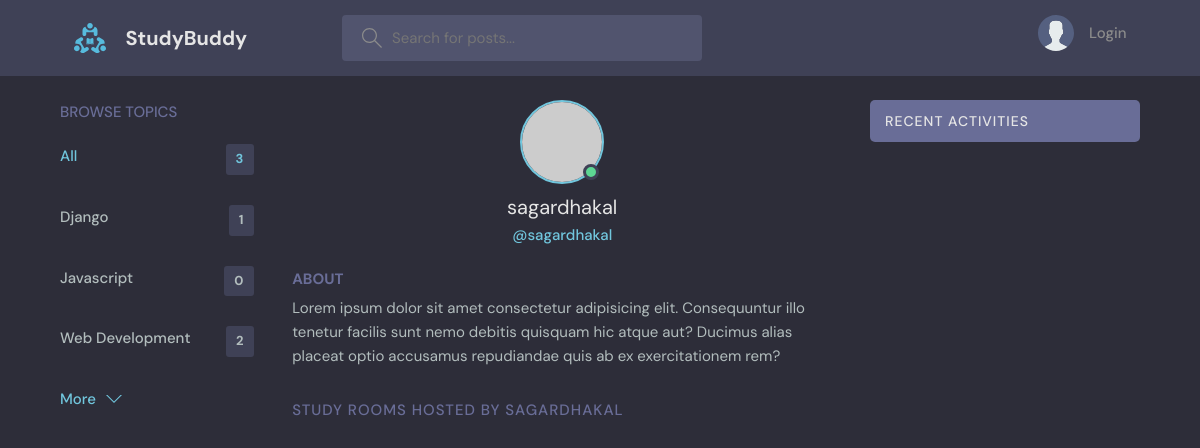
Page /userProfile/3 on the earlier database version.
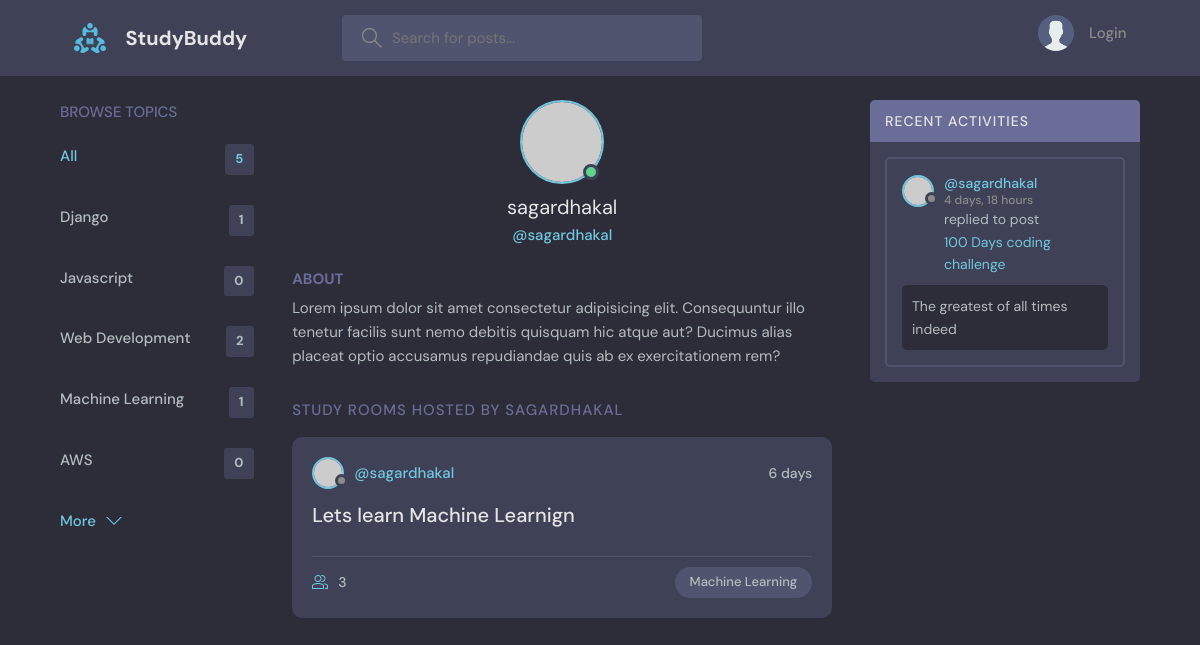
Same page on the later database version.
### base/models.py (models this page shows, shortened)
class Topic(models.Model):
    name = models.CharField(max_length= 200)

class Room(models.Model):
    host = models.ForeignKey(User , on_delete= models.SET_NULL , null= True)
    topic = models.ForeignKey(Topic , on_delete= models.SET_NULL , null= True)
    name = models.CharField(max_length=200)
    description = models.TextField(null= True , blank= True)
    participants = models.ManyToManyField(User , related_name='participants' , blank= True)
    updated = models.DateTimeField(auto_now= True)
    created = models.DateTimeField(auto_now_add= True)
    class Meta:
        ordering = ['-updated' , '-created']
    def __str__(self):
        return self.name

class Message(models.Model):
    user = models.ForeignKey(User , on_delete= models.CASCADE)
    room = models.ForeignKey(Room, on_delete=models.CASCADE)
    body = models.TextField()
    updated = models.DateTimeField(auto_now= True)
    created = models.DateTimeField(auto_now_add= True)

### base/views.py (the view)
# urls.py: path('userProfile/<str:pk>' , views.userProfile , name= 'userProfile'),
def userProfile(request , pk):
    user = User.objects.get(id = pk)
    rooms = user.room_set.all()
    activityMessage = user.message_set.all()
    topics= Topic.objects.all()
    context= {'user' : user , 'rooms' : rooms , 'activityMessage' : activityMessage , 'topics':topics}
    return render(request, 'base/profile.html' , context)

### base/templates/base/profile.html (shortened to what this page needs)
{% extends 'main.html' %}
{% block content %}
  <main class="profile-page layout layout--3">
    <div class="container">
      {% include 'base/topic-component.html' %}
      <div class="roomList">
        <div class="profile">
          <div class="profile__avatar">
            <div class="avatar avatar--large active">
              <img src="https://randomuser.me/api/portraits/men/11.jpg" />
            </div>
          </div>
          <div class="profile__info">
            <h3>{{user.username}}</h3>
            <p>@{{user.username}}</p>
          </div>
          <div class="profile__about">
            <h3>About</h3>
            <p>
              Lorem ipsum dolor sit amet consectetur adipisicing elit. Consequuntur illo tenetur
              facilis sunt nemo debitis quisquam hic atque aut? Ducimus alias placeat optio
              accusamus repudiandae quis ab ex exercitationem rem?
            </p>
          </div>
        </div>
        <div class="roomList__header">
          <div>
            <h2>Study Rooms Hosted by {{user.username}}</a>
            </h2>
          </div>
        </div>
        {% include 'base/feed-component.html' %}
      </div>
      <div class="activities">
        <div class="activities__header">
          <h2>Recent Activities</h2>
        </div>
        {% include 'base/activity-component.html' %}
      </div>
    </div>
  </main>
  {% endblock content %}

### templates/main.html (shortened to what this page needs)
<!DOCTYPE html>
{% load static %}
<html lang="en">
  <head>
    <link rel="stylesheet" href="{% static 'styles/style.css'%}" />
  </head>
  <body>
    {% include 'navbar.html' %}  {% block content %} {% endblock %}
  </body>
</html>

### templates/navbar.html (shortened to what this page needs)
{% load static %}
<header class="header header--loggedIn">
  <div class="container">
    <a href="{ % url 'home' %}" class="header__logo">
      <img src="{% static 'images/logo.svg' %}" />
      <h1>StudyBuddy</h1>
    </a>
    <form class="header__search" method="GET" action="{% url 'home' %}">
      <label>
        <input name="q" placeholder="Search for posts..." />
      </label>
    </form>
    <nav class="header__menu">
      {% if request.user.is_authenticated %}
      <div class="header__user">
        <a href="profile.html">
          <div class="avatar avatar--medium active">
            <img src="{% static 'images/avatar.svg' %}" />
          </div>
          <p>
            {{request.user.username}} <span>{{request.user.username}}</span>
          </p>
        </a>
        <button class="dropdown-button">
          <svg
            version="1.1"
            xmlns="http://www.w3.org/2000/svg"
            width="32"
            height="32"
            viewBox="0 0 32 32"
          >
            <title>chevron-down</title>
            <path d="M16 21l-13-13h-3l16 16 16-16h-3l-13 13z"></path>
          </svg>
        </button>
      </div>
      {% else %}
      <a href="{% url 'loginPage' %}">
        <img src="{% static 'images/avatar.svg' %}" />
        <p>Login</p>
      </a>
      {% endif %}
    </nav>
  </div>
</header>

### base/templates/base/topic-component.html
<div class="topics">
  <div class="topics__header">
    <h2>Browse Topics</h2>
  </div>
  <ul class="topics__list">
    <li>
      <a href="{% url 'home' %}" class="active"
        >All <span>{{topics.count}}</span></a
      >
    </li>
    {% for topic in topics %}
    <li>
      <a href="{% url 'home'%}?q={{topic.name}}"
        >{{topic.name}} <span>{{topic.room_set.all.count}}</span></a
      >
    </li>
    {% endfor %}
  </ul>
  <a class="btn btn--link" href="topics.html">
    More
    <svg
      version="1.1"
      xmlns="http://www.w3.org/2000/svg"
      width="32"
      height="32"
      viewBox="0 0 32 32"
    >
      <title>chevron-down</title>
      <path d="M16 21l-13-13h-3l16 16 16-16h-3l-13 13z"></path>
    </svg>
  </a>
</div>

### base/templates/base/feed-component.html (shortened to what this page needs)
{% for room in rooms %}
<div class="roomListRoom">
  <div class="roomListRoom__header">
    <a href="{% url 'userProfile' room.host.id %}" class="roomListRoom__author">
      <div class="avatar avatar--small">
        <img src="https://randomuser.me/api/portraits/women/11.jpg" />
      </div>
      <span>@{{room.host.username }}</span>
    </a>
    <div class="roomListRoom__actions">
      <span>{{room.created|timesince}}</span>
    </div>
  </div>
  <div class="roomListRoom__content">
    <a href="{% url 'room' room.id %}">{{room.name}}</a>
  </div>
  <div class="roomListRoom__meta">
    <a href="{% url 'room' room.id %}" class="roomListRoom__joined">
      {{room.participants.all.count}}
    </a>
    <p class="roomListRoom__topic">{{room.topic.name}}</p>
  </div>
</div>
{% endfor %}

### base/templates/base/activity-component.html (shortened to what this page needs)
{% for activity_message in activityMessage %}
<div class="activities__box">
  <div class="activities__boxHeader roomListRoom__header">
    <a
      href="{% url 'userProfile' activity_message.user.id %}"
      class="roomListRoom__author"
    >
      <div class="avatar avatar--small">
        <img src="https://randomuser.me/api/portraits/women/11.jpg" />
      </div>
      <p>
        @{{activity_message.user}}
        <span>{{activity_message.created|timesince}} </span>
      </p>
    </a>
  </div>
  <div class="activities__boxContent">
    <p>
      replied to post
      <a href="{% url 'room' activity_message.room.id %}"
        >{{activity_message.room}}</a
      >
    </p>
    <div class="activities__boxRoomContent">{{activity_message.body}}</div>
  </div>
</div>
{% endfor %}

Differences in the rows shown:
added Topic: name "Machine Learning", room_set.all.count "1"
added Topic: name "AWS", room_set.all.count "0"
added Room: host.username "sagardhakal", created "6 days", name "Lets learn Machine Learnign", participants.all.count "3", topic.name "Machine Learning"
added Message: user "sagardhakal", created "4 days, 18 hours", room "100 Days coding challenge", body "The greatest of all times indeed"
Other differences:
{{ topics.count }}: "3" → "5"
